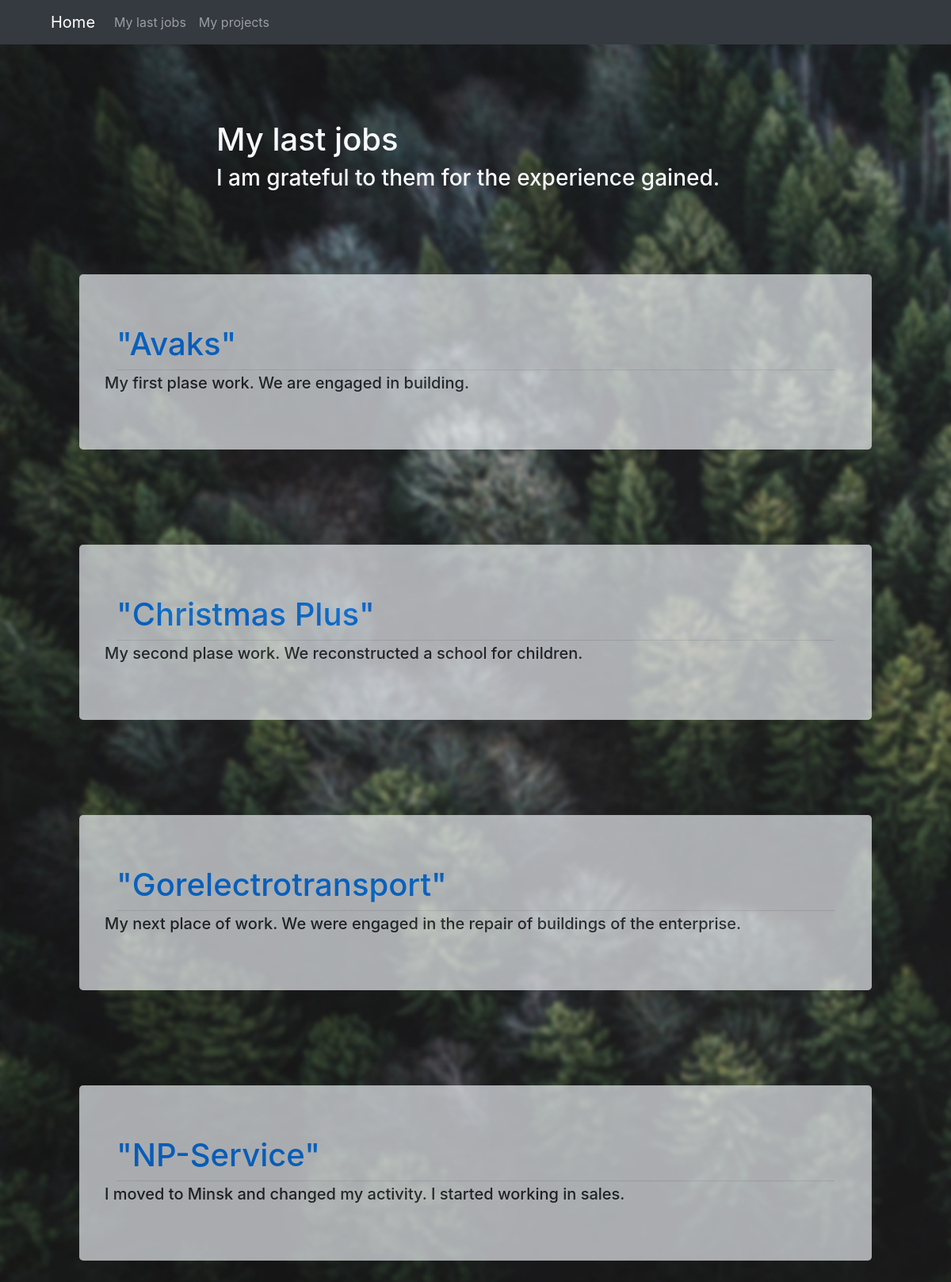
Page /work/ on the committed database.
### resume/models.py (models this page shows)
class PlaceOfWork(models.Model):
    organization = models.CharField('organization', max_length=100)
    description = models.TextField('description')
    def __str__(self):
        return self.organization

### resume/views.py (the view)
# urls.py: path('work/', views.WorkView.as_view(), name='work'),
class WorkView(ListView):
    model = PlaceOfWork
    context_object_name = 'list_resume'
    template_name = 'mysite/resume.html'

### templates/mysite/resume.html (shortened to what this page needs)
{% extends 'base.html' %}
{% block content %}
    {% load static %}
    <link rel="stylesheet" href="{% static "css/worktest.css" %}">
    <div class="text-light mx-auto m-5 p-5" style="width: 750px;">
        <h1> My last jobs </h1>
        <h3>I am grateful to them for the experience gained.</h3>
    </div>
    {% for name_work in list_resume %}
            <div class="jumbotron semilayer m-5 mx-auto" style="width: 1000px;">
              <div class="container">
                <h1><a class="work-class" id="{{ name_work.id }}" href="{% url 'detail_my_work' name_work.id %}">  {{ name_work }} </a></h1>
                <hr class="my-1">
              </div>
                <h5 > {{ name_work.description }}   </h5>
            </div>
                <br>
    {% endfor %}
{% endblock %}

### static/css/worktest.css (style rules this page uses)
body { background: url(../image/workbg.jpg) fixed; background-size: cover; }
.semilayer { opacity: 0.7; }

### rows in the picture
PlaceOfWork: organization "\"Avaks\"", description "My first plase work. We are engaged in building."
PlaceOfWork: organization "\"Christmas Plus\"", description "My second plase work. We reconstructed a school for children."
PlaceOfWork: organization "\"Gorelectrotransport\"", description "My next place of work. We were engaged in the repair of buildings of the enterprise."
PlaceOfWork: organization "\"NP-Service\"", description "I moved to Minsk and changed my activity. I started working in sales."
